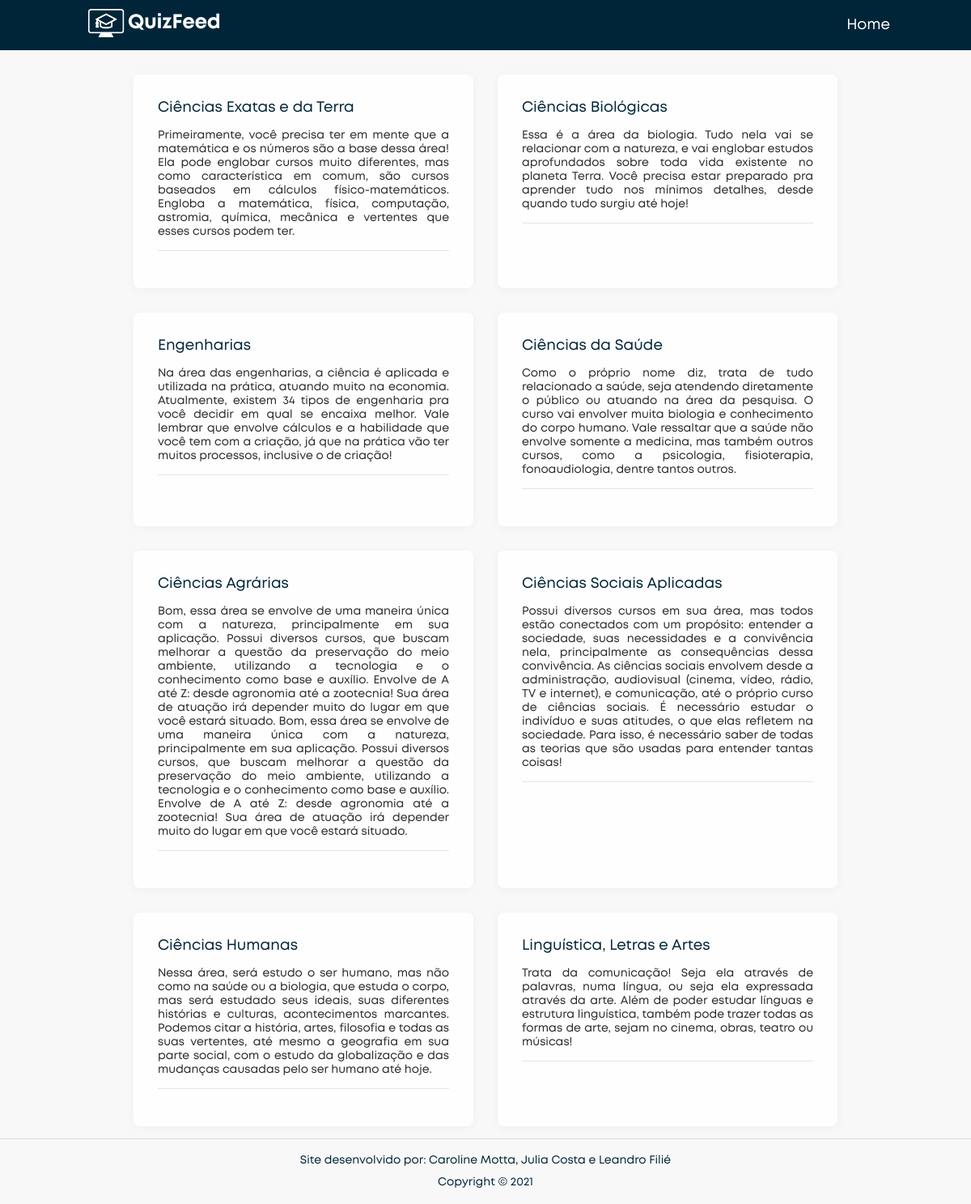
Screenshot of /areas.php with the database file from the repository.
### tables this page shows
CREATE TABLE IF NOT EXISTS `area` (
  `id_area` int(11) NOT NULL AUTO_INCREMENT,
  `nome` varchar(50) NOT NULL,
  `descricao` longtext NOT NULL,
  PRIMARY KEY (`id_area`)
);

### areas.php (the view, shortened to what this page needs)
<!DOCTYPE html>
<html lang="pt-br">
<head>
    <?php include './inc/head.inc'; ?>
    <link rel="stylesheet" href="./style/areas.css">
</head>
<body>
    <header class="header">
        <nav>
            <div><a href="index.php"><img src="./assets/images/logo.svg" alt="logo" class="logo"></a></div>
            <ul class="menu">
                <li><a href="index.php">Home</a></li>
            </ul>
        </nav>
    </header>
    <main>
        <div class="areas">
            <?php
			include "inc/conexao.php";
				$select = 'SELECT *FROM area';
				$resultado = mysqli_query($conexao,$select);
                while($linha=mysqli_fetch_assoc($resultado)){
                    echo '
                        <div class="card">
                            <div class="card-content">
                                <h5>'.$linha["nome"].'</h5>
                                <p>
                                    '.$linha["descricao"].'
                                </p>
                                <div class="cursos">
								<span class="separador"></span>';
								echo '
                                </div>
                            </div>
                        </div>
                    ';
                }
            ?>
            </div>
    </main>
    <?php include './inc/footer.inc'; ?>
</body>
</html>

### inc/head.inc (shortened to what this page needs)
<link rel="stylesheet" href="./style/main.css">
<link rel="stylesheet" href="./style/menu_mobile.css">

### inc/footer.inc
<footer>
    <div> Site desenvolvido por: Caroline Motta, Julia Costa e Leandro Filié</div>
    <div>Copyright &copy 2021</div>
</footer>

### style/main.css (style rules this page uses)
:root { --azul: #002539; --laranja: #ed7201; --area-main: calc(100vh - 143px); --border-color: #e5e5e5; }
html { font-size: 14px; }
* { box-sizing: border-box; font-family: "Mont"; }
body { margin: 0; padding: 0; background: #f8f8f8; color: #29292e; }
.header { width: 100%; top: 0; z-index: 100; height: 62px; display: flex; align-items: center; justify-content: center; }
.header nav { width: 100%; max-width: 1000px; display: flex; align-items: center; justify-content: space-between; margin: 0 50px; }
.header nav .menu { display: flex; align-items: center; gap: 4rem; padding-left: 0; }
.header nav .menu li a { display: block; color: white; font-weight: 600; font-size: 1.3rem; }
main { max-width: 800px; }
.logo { width: 13rem; height: 2.5rem; }
ul { list-style: none; }
a { text-decoration: none; color: inherit; }
footer { display: flex; flex-direction: column; align-items: center; justify-content: center; height: 55px; width: 100%; padding: 40px 0; border-top: 1px #00253921 solid; text-align: center; }
footer div { margin: 5px 0; font-size: 1rem; color: #002539; }
* { scrollbar-width: thin; }

### style/areas.css (style rules this page uses)
header { background: var(--azul); }
main { display: flex; flex-direction: column; justify-content: flex-start; align-items: center; text-align: center; margin: auto; min-height: var(--area-main); max-width: 1500px; }
.areas { display: flex; justify-content: center; flex-wrap: wrap; margin: auto; padding-top: 15px; }
.areas .card { display: flex; flex-direction: column; align-items: center; width: 35%; min-width: 350px; margin: 15px; background: #fefefe; border-radius: 8px; border: none; box-shadow: 0px 2px 12px rgba(0, 0, 0, 0.04); }
.areas .card h5 { font-weight: bold; font-size: 1.3rem; text-align: justify; color: var(--azul); margin: 0; }
.areas .card p { font-size: 1rem; text-align: justify; }
.areas .card .card-content { text-align: center; height: 100%; padding: 30px; }
.areas .card .separador { display: block; height: 1px; width: 100%; margin-bottom: 16px; background: var(--border-color); }

### rows the page displays
area: nome "Ciências Exatas e da Terra", descricao "Primeiramente, você precisa ter em mente que a matemática e os números são a base dessa área! Ela pode englobar cursos muito diferentes, mas como característica em comum, são cursos baseados em cálculos físico-matemáticos. Engloba a matemática, física, computação, astromia, química, mecânica e vertentes que esses cursos podem ter."
area: nome "Ciências Biológicas", descricao "Essa é a área da biologia. Tudo nela vai se relacionar com a natureza, e vai englobar estudos aprofundados sobre toda vida existente no planeta Terra. Você precisa estar preparado pra aprender tudo nos mínimos detalhes, desde quando tudo surgiu até hoje!"
area: nome "Engenharias", descricao "Na área das engenharias, a ciência é aplicada e utilizada na prática, atuando muito na economia. Atualmente, existem 34 tipos de engenharia pra você decidir em qual se encaixa melhor. Vale lembrar que envolve cálculos e a habilidade que você tem com a criação, já que na prática vão ter muitos processos, inclusive o de criação!"
area: nome "Ciências da Saúde", descricao "Como o próprio nome diz, trata de tudo relacionado a saúde, seja atendendo diretamente o público ou atuando na área da pesquisa. O curso vai envolver muita biologia e conhecimento do corpo humano. Vale ressaltar que a saúde não envolve somente a medicina, mas também outros cursos, como a psicologia, fisioterapia, fonoaudiologia, dentre tantos outros."
area: nome "Ciências Agrárias", descricao "Bom, essa área se envolve de uma maneira única com a natureza, principalmente em sua aplicação. Possui diversos cursos, que buscam melhorar a questão da preservação do meio ambiente, utilizando a tecnologia e o conhecimento como base e auxílio. Envolve de A até Z: desde agronomia até a zootecnia! Sua área de atuação irá depender muito do lugar em que você estará situado. Bom, essa área se envolve de uma maneira única com a natureza, principalmente em sua aplicação. Possui diversos cursos, que buscam melhorar a questão da preservação do meio ambiente, utilizando a tecnologia e o conhecimento como base e auxílio. Envolve de A até Z: desde agronomia até a zootecnia! Sua área de atuação irá…"
area: nome "Ciências Sociais Aplicadas", descricao "Possui diversos cursos em sua área, mas todos estão conectados com um propósito: entender a sociedade, suas necessidades e a convivência nela, principalmente as consequências dessa convivência. As ciências sociais envolvem desde a administração, audiovisual (cinema, vídeo, rádio, TV e internet), e comunicação, até o próprio curso de ciências sociais. É necessário estudar o indivíduo e suas atitudes, o que elas refletem na sociedade. Para isso, é necessário saber de todas as teorias que são usadas para entender tantas coisas!"
area: nome "Ciências Humanas", descricao "Nessa área, será estudo o ser humano, mas não como na saúde ou a biologia, que estuda o corpo, mas será estudado seus ideais, suas diferentes histórias e culturas, acontecimentos marcantes. Podemos citar a história, artes, filosofia e todas as suas vertentes, até mesmo a geografia em sua parte social, com o estudo da globalização e das mudanças causadas pelo ser humano até hoje."
area: nome "Linguística, Letras e Artes", descricao "Trata da comunicação! Seja ela através de palavras, numa língua, ou seja ela expressada através da arte. Além de poder estudar línguas e estrutura linguística, também pode trazer todas as formas de arte, sejam no cinema, obras, teatro ou músicas!"
